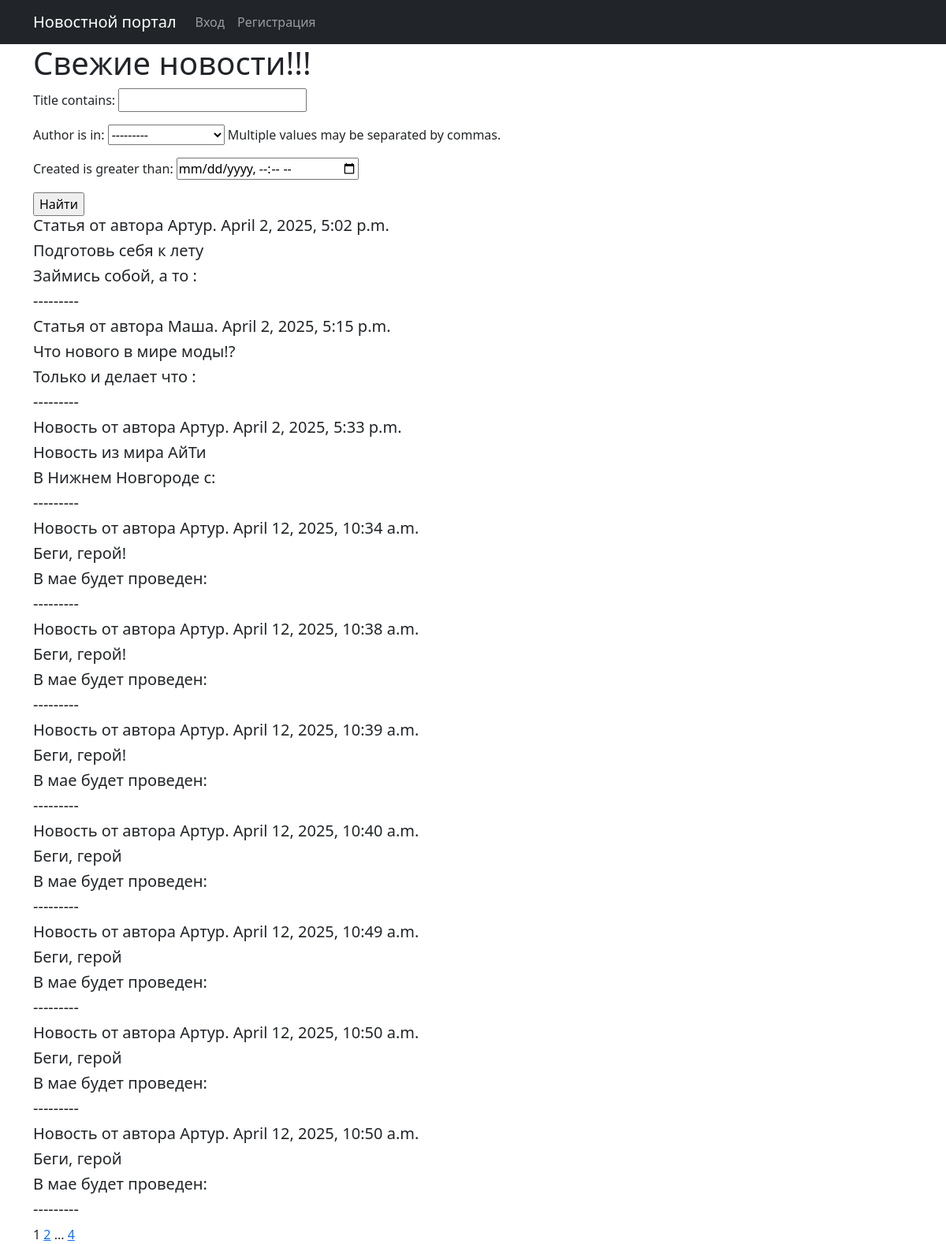
Page /news/ on the committed database.
### news/models.py (models this page shows, shortened)
class Post(models.Model):
    news = 'news'
    article = 'article'
    POSITIONS = [(news, 'Новость'), (article, 'Статья')]
    positions = models.CharField(max_length = 7,
                                choices = POSITIONS,
                                default = news)
    author = models.ForeignKey(Author, on_delete = models.CASCADE, related_name = 'posts')
    created = models.DateTimeField(auto_now_add = True)
    category = models.ManyToManyField('Category', through = 'PostCategory')
    title = models.CharField(max_length = 50)
    content = models.TextField()
    rating = models.IntegerField(default = 0)
    def preview(self):
        return f'{self.content[:20]}:'

class Author(models.Model):
    user = models.OneToOneField(User, on_delete=models.CASCADE)
    rating = models.IntegerField(default = 0)

### news/views.py (the view)
# urls.py: path('', PostList.as_view(), name='news_list'),
class PostList(ListView):
    model = Post
    template_name = 'news.html'
    context_object_name = 'news'
    paginate_by = 10
    def get_queryset(self):
        queryset = super().get_queryset()
        self.filterset = PostFilter(self.request.GET, queryset=queryset)
        return self.filterset.qs
    def get_context_data(self, **kwargs):
        context = super().get_context_data(**kwargs)
        context['filterset'] = self.filterset
        return context

### templates/news.html (shortened to what this page needs)
{% extends 'flatpages/default.html' %}
{% load custom_filters %}
{% load custom_tags %}
{% block content %}
<h1>Свежие новости!!!</h1>
   <form action="" method="get">
       {{ filterset.form.as_p }}
       <input type="submit" value="Найти" />
   </form>
{% for i in object_list %}
<h5>{{ i.get_positions_display }} от автора {{ i.author.user }}. {{ i.created }}</h5>
<h5>{{i.title}}</h5>
<h5>{{i.preview}}</h5>
<h5>---------</h5>
{% endfor %}
   {{ page_obj.number }}
   {% if page_obj.has_next %}
       <a href="?page={{ page_obj.next_page_number }}">{{ page_obj.next_page_number }}</a>
       {% if paginator.num_pages != page_obj.next_page_number %}
           ...
           <a href="?page={{ page_obj.paginator.num_pages }}">{{ page_obj.paginator.num_pages }}</a>
       {% endif %}
   {% endif %}
{% endblock content %}

### templates/flatpages/default.html (shortened to what this page needs)
<!DOCTYPE html>
<html lang="en">
    <head>
        {% load static %}
        <link href="{% static 'css/styles.css' %}" rel="stylesheet" />
    </head>
    <body>
        <nav class="navbar navbar-expand-lg navbar-dark bg-dark static-top">
           <div class="container">
               <a class="navbar-brand" href="/news/">Новостной портал</a>
               <div class="collapse navbar-collapse" id="navbarResponsive">
                   <ul class="navbar-nav ml-auto">
                       {% if not user.is_authenticated %}
                       <li class="nav-item">
                           <a class="nav-link" href="/sign/login/">Вход</a>
                       </li>
                       <li class="nav-item">
                           <a class="nav-link" href="/sign/signup/">Регистрация</a>
                       {% else %}
                        <li class="nav-item">
                           <a class="nav-link" href="#">{{ user }}</a>
                       </li>
                       <li class="nav-item">
                           <a class="nav-link" href="/accounts/logout/">Выход</a>
                       {% endif %}
                       </li>
                   </ul>
               </div>
           </div>
        </nav>
        <div class="container">
        {% block content %}
        {% endblock content %}
        </div>
    </body>
</html>

### rows in the picture
Post: positions "Статья", author.user "Артур", created "April 2, 2025, 5:02 p.m.", title "Подготовь себя к лету", preview "Займись собой, а то :"
Post: positions "Статья", author.user "Маша", created "April 2, 2025, 5:15 p.m.", title "Что нового в мире моды!?", preview "Только и делает что :"
Post: positions "Новость", author.user "Артур", created "April 2, 2025, 5:33 p.m.", title "Новость из мира АйТи", preview "В Нижнем Новгороде с:"
Post: positions "Новость", author.user "Артур", created "April 12, 2025, 10:34 a.m.", title "Беги, герой!", preview "В мае будет проведен:"
Post: positions "Новость", author.user "Артур", created "April 12, 2025, 10:38 a.m.", title "Беги, герой!", preview "В мае будет проведен:"
Post: positions "Новость", author.user "Артур", created "April 12, 2025, 10:39 a.m.", title "Беги, герой!", preview "В мае будет проведен:"
Post: positions "Новость", author.user "Артур", created "April 12, 2025, 10:40 a.m.", title "Беги, герой", preview "В мае будет проведен:"
Post: positions "Новость", author.user "Артур", created "April 12, 2025, 10:49 a.m.", title "Беги, герой", preview "В мае будет проведен:"
Post: positions "Новость", author.user "Артур", created "April 12, 2025, 10:50 a.m.", title "Беги, герой", preview "В мае будет проведен:"
Post: positions "Новость", author.user "Артур", created "April 12, 2025, 10:50 a.m.", title "Беги, герой", preview "В мае будет проведен:"

### other values in the picture
{{ page_obj.number }} "1"
{{ page_obj.next_page_number }} "2"
{{ page_obj.paginator.num_pages }} "4"
